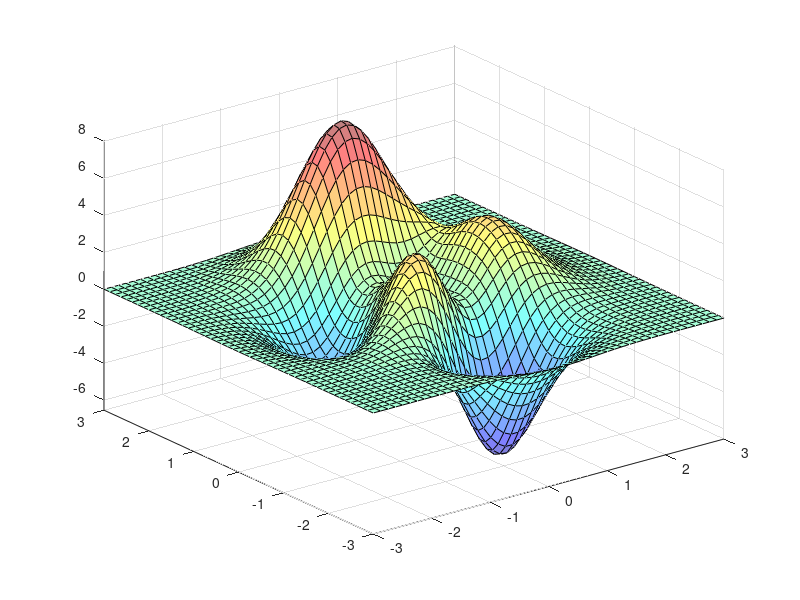
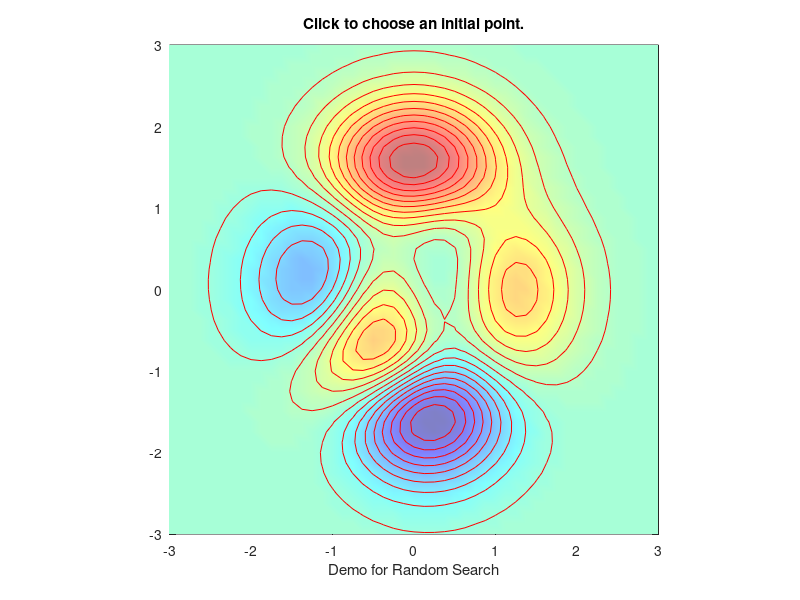

Here is the MATLAB script that generated these plots, in order:
global OPT_METHOD	% optimization method
OPT_METHOD = 'rand';	% this is used in peaksfcn.m 
global PREV_PT		% previous data point

var_n = 2;		% Number of input variables
range = [-3, 3; -3, 3];	% Range of the input variables
% Plot peaks function
peaks;
colormap((jet+white)/2);
% Plot contours of peaks function
figure;
[x, y, z] = peaks;
pcolor(x,y,z); shading interp; hold on;
contour(x, y, z, 20, 'r');
hold off; colormap((jet+white)/2);
axis square;
xlabel('Demo for Random Search');
title('Click to choose an initial point.');
drawnow;

fcn = 'peaksfcn';

% The following is for animation
AxisH = gca; FigH = gcf;
% action when button is first pushed down
action1 = ['curr_info=get(AxisH, ''currentPoint'');', ...
	'x1=curr_info(1,1);', ...
	'x2=curr_info(1,2);', ...
	'if range(1,1)<=x1&x1<=range(1,2)&range(2,1)<=x2&x2<=range(2,2),', ...
	'x=randsrch(fcn, [x1, x2], range);', ...
	'line(x(1), x(2), ''linestyle'', ''o'', ''markersize'', 10, ''clipping'', ''off'', ''erase'', ''none'', ''color'', ''w'', ''tag'', ''member'', ''linewidth'', 2);', ...
	'PREV_PT=[];', ...
	'end', ...
	];
% actions after the mouse is pushed down
action2 = 'fprintf('''')';
% action when button is released
action3 = [];

% temporary storage for the recall in the down_action
set(AxisH,'UserData',action2);

% set action when the mouse is pushed down
down_action=[ ...
    'set(FigH,''WindowButtonMotionFcn'',get(AxisH,''UserData''));' ...
    action1];
set(FigH,'WindowButtonDownFcn',down_action);

% set action when the mouse is released
up_action=[ ...
    'set(FigH,''WindowButtonMotionFcn'','' '');', action3];
set(FigH,'WindowButtonUpFcn',up_action);

% Make everything interruptible
set(findobj(FigH,'Interrupt','no'), 'Interrupt','yes');
